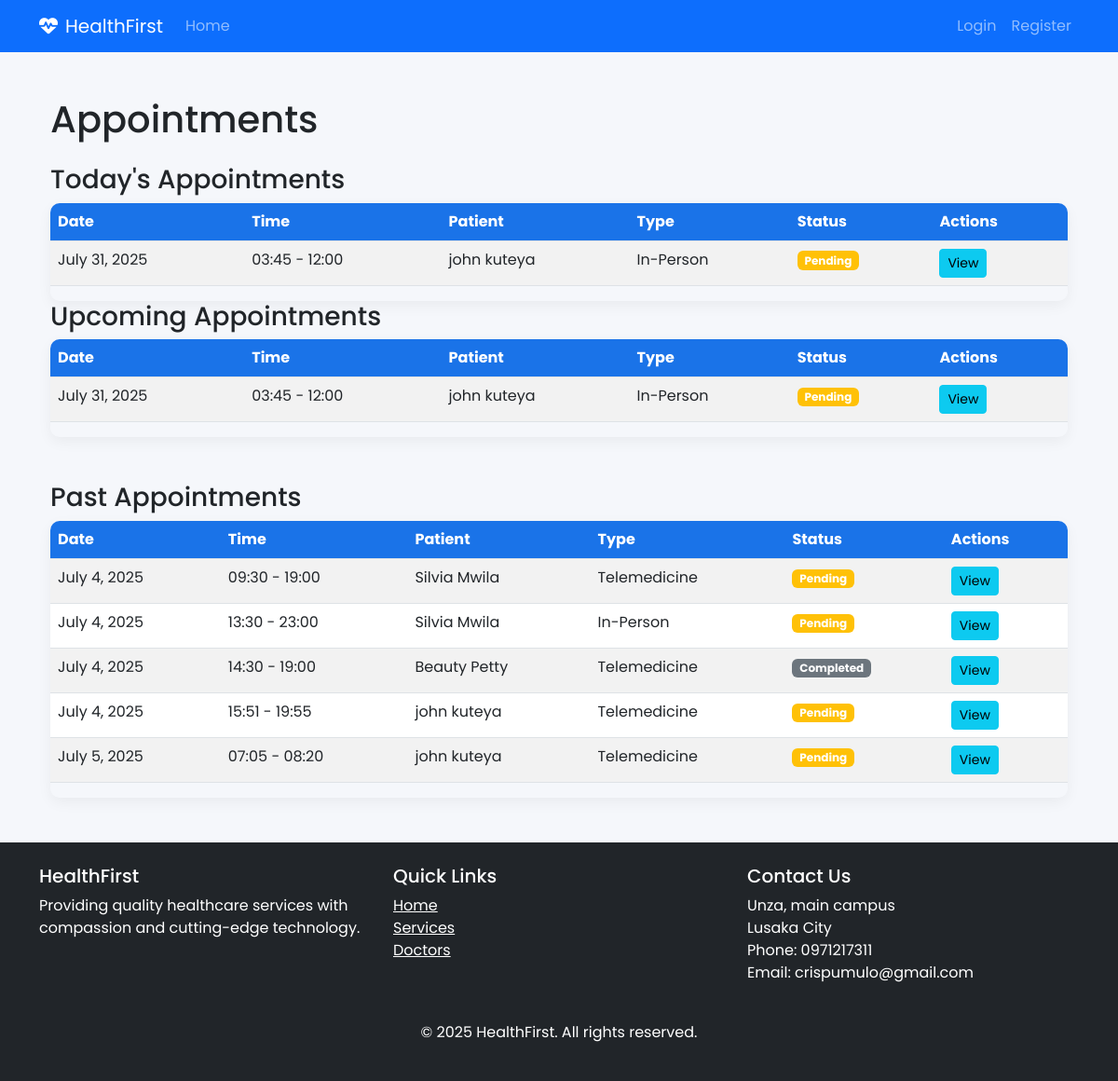
The app's page /appointments/, older data.
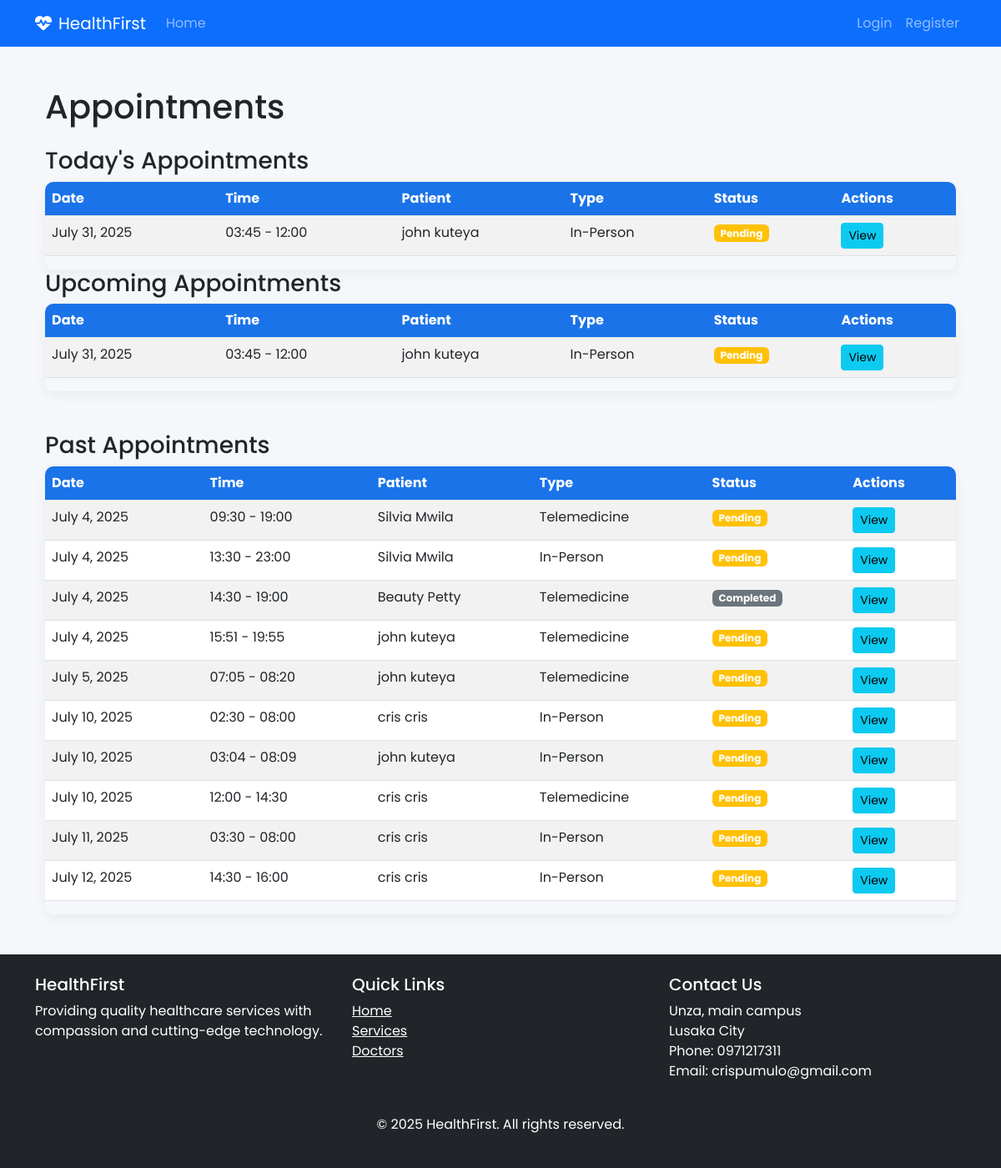
The same page, newer data.
### appointments/models.py (models this page shows, shortened)
class Appointment(models.Model):
    STATUS_CHOICES = (
        ('pending', 'Pending'),
        ('confirmed', 'Confirmed'),
        ('completed', 'Completed'),
        ('cancelled', 'Cancelled'),
    )
    APPOINTMENT_TYPE_CHOICES = (
        ('in_person', 'In-Person'),
        ('telemedicine', 'Telemedicine'),
    )
    patient = models.ForeignKey(Patient, on_delete=models.CASCADE, related_name='appointments')
    doctor = models.ForeignKey(Doctor, on_delete=models.CASCADE, related_name='appointments')
    date = models.DateField()
    start_time = models.TimeField()
    end_time = models.TimeField()
    reason = models.TextField(blank=True, null=True)
    status = models.CharField(max_length=20, choices=STATUS_CHOICES, default='pending')
    appointment_type = models.CharField(max_length=20, choices=APPOINTMENT_TYPE_CHOICES, default='in_person')
    notes = models.TextField(blank=True, null=True)
    created_at = models.DateTimeField(auto_now_add=True)
    updated_at = models.DateTimeField(auto_now=True)
    class Meta:
        ordering = ['date', 'start_time']
        unique_together = ('doctor', 'date', 'start_time')

### patients/models.py (models this page shows, shortened)
class Patient(models.Model):
    GENDER_CHOICES = (
        ('M', 'Male'),
        ('F', 'Female'),
        ('O', 'Other'),
    )
    BLOOD_GROUP_CHOICES = (
        ('A+', 'A+'),
        ('A-', 'A-'),
        ('B+', 'B+'),
        ('B-', 'B-'),
        ('AB+', 'AB+'),
        ('AB-', 'AB-'),
        ('O+', 'O+'),
        ('O-', 'O-'),
    )
    user = models.OneToOneField(User, on_delete=models.CASCADE, related_name='patient_profile')
    date_of_birth = models.DateField(null=True, blank=True)
    gender = models.CharField(max_length=1, choices=GENDER_CHOICES, null=True, blank=True)
    blood_group = models.CharField(max_length=5, choices=BLOOD_GROUP_CHOICES, blank=True, null=True)
    height = models.CharField(max_length=10, blank=True, null=True)
    weight = models.DecimalField(max_digits=5, decimal_places=2, blank=True, null=True)
    allergies = models.TextField(blank=True, null=True)
    medical_history = models.TextField(blank=True, null=True)
    emergency_contact = models.CharField(max_length=100, blank=True, null=True)
    emergency_phone = models.CharField(max_length=20, blank=True, null=True)
    insurance_provider = models.CharField(max_length=100, blank=True, null=True)
    insurance_number = models.CharField(max_length=50, blank=True, null=True)
    created_at = models.DateTimeField(default=timezone.now)

### accounts/models.py (models this page shows, shortened)
class User(AbstractUser):
    USER_TYPE_CHOICES = (
        ('admin', 'Administrator'),
        ('doctor', 'Doctor'),
        ('staff', 'Staff'),
        ('patient', 'Patient'),
    )
    user_type = models.CharField(max_length=10, choices=USER_TYPE_CHOICES, default='staff')
    profile_picture = models.ImageField(upload_to='profile_pics/', blank=True, null=True)
    phone = models.CharField(max_length=20, blank=True, null=True)
    address = models.TextField(blank=True, null=True)

### appointments/views.py (the view)
# urls.py: path('', views.appointment_list, name='list'),
def appointment_list(request):
    today = today_date.today()
    todays_appointment = Appointment.objects.filter(date=today)
    if hasattr(request.user, 'patient_profile'):
        appointments = Appointment.objects.filter(
            patient=request.user.patient_profile
        ).order_by('date', 'start_time')
    elif hasattr(request.user, 'doctor_profile'):
        appointments = Appointment.objects.filter(
            doctor=request.user.doctor_profile
        ).order_by('date', 'start_time')
    else:
        appointments = Appointment.objects.all().order_by('date', 'start_time')
    context = {
        'today': todays_appointment,
        'upcoming': appointments.filter(date__gte=today),
        'past': appointments.filter(date__lt=today),
    }
    return render(request, 'appointments/list.html', context)

### doctors/context_processors.py (called while the page is built)
def user_type(request):
    return {
        'is_patient': hasattr(request.user, 'patient_profile'),
        'is_doctor': hasattr(request.user, 'doctor_profile'),
    }

### appointments/templates/appointments/list.html (shortened to what this page needs)
{% extends 'accounts/base.html' %}
{% block content %}
<div class="container">
    <h1 class="my-4">Appointments</h1>
    {% if today %}
        <h3>Today's Appointments</h3>
        <div class="table-responsive">
            <table class="table table-striped">
                <thead>
                    <tr>
                        <th>Date</th>
                        <th>Time</th>
                        <th>{% if request.user %}Patient{% else %}Doctor{% endif %}</th>
                        <th>Type</th>
                        <th>Status</th>
                        <th>Actions</th>
                    </tr>
                </thead>
                <tbody>
                    {% for appointment in today %}
                        <tr>
                            <td>{{ appointment.date }}</td>
                            <td>{{ appointment.start_time|time:"H:i" }} - {{ appointment.end_time|time:"H:i" }}</td>
                            <td>
                                {% if request.user %}
                                {{ appointment.patient.user.get_full_name }}
                                {% else %}
                                Dr. {{ appointment.doctor.user.last_name }}
                                {% endif %}
                            </td>
                            <td>{{ appointment.get_appointment_type_display }}</td>
                            <td>
                                <span class="badge
                                    {% if appointment.status == 'confirmed' %}bg-success
                                    {% elif appointment.status == 'completed' %}bg-secondary
                                    {% elif appointment.status == 'cancelled' %}bg-danger
                                    {% else %}bg-warning{% endif %}">
                                    {{ appointment.get_status_display }}
                                </span>
                            </td>
                            <td>
                                <a href="{% url 'appointments:detail' appointment.pk %}" class="btn btn-sm btn-info">View</a>
                            </td>
                        </tr>
                    {% endfor %}
                </tbody>
            </table>
        </div>
    {% else %}
        <div class="alert alert-info">No appointments today</div>
    {% endif %}
    {% if upcoming %}
        <h3>Upcoming Appointments</h3>
        <div class="table-responsive">
            <table class="table table-striped">
                <thead>
                    <tr>
                        <th>Date</th>
                        <th>Time</th>
                        <th>{% if request.user %}Patient{% else %}Doctor{% endif %}</th>
                        <th>Type</th>
                        <th>Status</th>
                        <th>Actions</th>
                    </tr>
                </thead>
                <tbody>
                    {% for appointment in upcoming %}
                        <tr>
                            <td>{{ appointment.date }}</td>
                            <td>{{ appointment.start_time|time:"H:i" }} - {{ appointment.end_time|time:"H:i" }}</td>
                            <td>
                                {% if request.user %}
                                {{ appointment.patient.user.get_full_name }}
                                {% else %}
                                Dr. {{ appointment.doctor.user.last_name }}
                                {% endif %}
                            </td>
                            <td>{{ appointment.get_appointment_type_display }}</td>
                            <td>
                                <span class="badge
                                    {% if appointment.status == 'confirmed' %}bg-success
                                    {% elif appointment.status == 'completed' %}bg-secondary
                                    {% elif appointment.status == 'cancelled' %}bg-danger
                                    {% else %}bg-warning{% endif %}">
                                    {{ appointment.get_status_display }}
                                </span>
                            </td>
                            <td>
                                <a href="{% url 'appointments:detail' appointment.pk %}" class="btn btn-sm btn-info">View</a>
                            </td>
                        </tr>
                    {% endfor %}
                </tbody>
            </table>
        </div>
    {% else %}
        <div class="alert alert-info">No upcoming appointments</div>
    {% endif %}
    {% if past %}
        <h3 class="mt-5">Past Appointments</h3>
        <div class="table-responsive">
            <table class="table table-striped">
                <thead>
                    <tr>
                        <th>Date</th>
                        <th>Time</th>
                        <th>{% if request.user %}Patient{% else %}Doctor{% endif %}</th>
                        <th>Type</th>
                        <th>Status</th>
                        <th>Actions</th>
                    </tr>
                </thead>
                <tbody>
                    {% for appointment in past %}
                        <tr>
                            <td>{{ appointment.date }}</td>
                            <td>{{ appointment.start_time|time:"H:i" }} - {{ appointment.end_time|time:"H:i" }}</td>
                            <td>
                                {% if request.user %}
                                {{ appointment.patient.user.get_full_name }}
                                {% else %}
                                Dr. {{ appointment.doctor.user.last_name }}
                                {% endif %}
                            </td>
                            <td>{{ appointment.get_appointment_type_display }}</td>
                            <td>
                                <span class="badge
                                    {% if appointment.status == 'confirmed' %}bg-success
                                    {% elif appointment.status == 'completed' %}bg-secondary
                                    {% elif appointment.status == 'cancelled' %}bg-danger
                                    {% else %}bg-warning{% endif %}">
                                    {{ appointment.get_status_display }}
                                </span>
                            </td>
                            <td>
                                <a href="{% url 'appointments:detail' appointment.pk %}" class="btn btn-sm btn-info">View</a>
                            </td>
                        </tr>
                    {% endfor %}
                </tbody>
            </table>
        </div>
    {% else %}
        <div class="alert alert-info">No past appointments</div>
    {% endif %}
</div>
{% endblock %}

### accounts/templates/accounts/base.html (shortened to what this page needs)
<!DOCTYPE html>
{% load static %}
<html lang="en">
<head>
    <link href="https://cdn.jsdelivr.net/npm/bootstrap@5.3.0/dist/css/bootstrap.min.css" rel="stylesheet">
    <link rel="stylesheet" href="https://cdnjs.cloudflare.com/ajax/libs/font-awesome/6.4.0/css/all.min.css">
    <link rel="stylesheet" href="{% static 'css/style.css' %}">
</head>
<body>
    <nav class="navbar navbar-expand-lg navbar-dark bg-primary sticky-top">
        <div class="container">
            <a class="navbar-brand" href="{% url 'accounts:home' %}">
                <i class="fas fa-heartbeat me-2"></i>HealthFirst
            </a>
            <div class="collapse navbar-collapse" id="navbarNav">
                <ul class="navbar-nav me-auto">
                    {% if not user.is_authenticated %}
                        <li class="nav-item">
                            <a class="nav-link" href="{% url 'accounts:home' %}">Home</a>
                        </li>
                    {% endif %}
                </ul>
                <ul class="navbar-nav ms-auto">
                    {% if user.is_authenticated %}
                    <li class="nav-item dropdown">
                        <a class="nav-link dropdown-toggle" href="#" id="navbarDropdown" role="button" data-bs-toggle="dropdown">
                            <i class="fas fa-user me-1"></i> {{ user.get_full_name|default:user.username }}
                        </a>
                        <ul class="dropdown-menu">
                            <li>
                                {% if user.user_type == 'patient' %}
                                    <a class="dropdown-item" href="{% url 'patients:patient_detail' user.id %}">Profile</a>
                                {% elif user.user_type == 'doctor' %}
                                    <a class="dropdown-item" href="{% url 'doctors:doctor_detail' user.id %}">Profile</a>
                                {% else %}
                                    <a class="dropdown-item" href="#">Profile</a>
                                {% endif %}
                            </li>
                            <li><hr class="dropdown-divider"></li>
                            <li><a class="dropdown-item" href="{% url 'accounts:logout' %}">Logout</a></li>
                        </ul>
                    </li>
                    {% else %}
                    <li class="nav-item">
                        <a class="nav-link" href="{% url 'accounts:login' %}">Login</a>
                    </li>
                    <li class="nav-item">
                        <a class="nav-link" href="{% url 'accounts:register' %}">Register</a>
                    </li>
                    {% endif %}
                </ul>
            </div>
        </div>
    </nav>
    <main class="container my-5">
        {% block content %}{% endblock %}
    </main>
    <footer class="bg-dark text-white py-4">
        <div class="container">
            <div class="row">
                <div class="col-md-4 mb-4">
                    <h5>HealthFirst</h5>
                    <p>Providing quality healthcare services with compassion and cutting-edge technology.</p>
                </div>
                <div class="col-md-4 mb-4">
                    <h5>Quick Links</h5>
                    <ul class="list-unstyled">
                        <li><a href="{% url 'accounts:home' %}" class="text-white">Home</a></li>
                        <li><a href="#" class="text-white">Services</a></li>
                        <li><a href="{% url 'doctors:doctor_list' %}" class="text-white">Doctors</a></li>
                    </ul>
                </div>
                <div class="col-md-4">
                    <h5>Contact Us</h5>
                    <address>
                        Unza, main campus<br>
                        Lusaka City<br>
                        Phone: 0971217311<br>
                        Email: crispumulo@gmail.com
                    </address>
                </div>
            </div>
            <div class="text-center mt-4">
                <p>&copy; 2025 HealthFirst. All rights reserved.</p>
            </div>
        </div>
    </footer>
</body>
</html>

### accounts/static/css/style.css (style rules this page uses)
:root { --primary: #1a73e8; --primary-dark: #0d47a1; --secondary: #00c853; --light: #f8f9fa; --dark: #212529; --gray: #6c757d; --light-gray: #e9ecef; --danger: #ff5252; --warning: #ffc107; }
body { font-family: 'Poppins', sans-serif; background-color: #f5f7fb; color: var(--dark); }
.table-responsive { border-radius: 10px; overflow: hidden; box-shadow: 0 5px 15px rgba(0,0,0,0.05); }
.table th { background-color: var(--primary); color: white; }

Row changes from the older to the newer data that the page shows:
added Appointment: date "July 10, 2025", start_time "02:30", end_time "08:00", patient.user.get_full_name "cris cris", appointment_type "In-Person", status "Pending", shown under "Past Appointments"
added Appointment: date "July 10, 2025", start_time "03:04", end_time "08:09", patient.user.get_full_name "john kuteya", appointment_type "In-Person", status "Pending", shown under "Past Appointments"
added Appointment: date "July 10, 2025", start_time "12:00", end_time "14:30", patient.user.get_full_name "cris cris", appointment_type "Telemedicine", status "Pending", shown under "Past Appointments"
added Appointment: date "July 11, 2025", start_time "03:30", end_time "08:00", patient.user.get_full_name "cris cris", appointment_type "In-Person", status "Pending", shown under "Past Appointments"
added Appointment: date "July 12, 2025", start_time "14:30", end_time "16:00", patient.user.get_full_name "cris cris", appointment_type "In-Person", status "Pending", shown under "Past Appointments"
